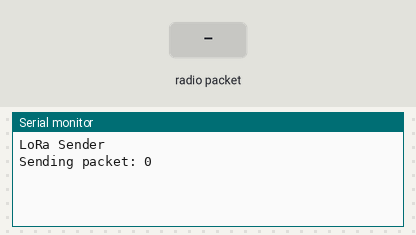
Bench run of a sketch on a simulated Arduino Uno, built with avr-gcc and run on an emulated ATmega328P. On the bench: the last lines printed to the serial monitor. Inputs (shaded band) come from the test bench. No radio packets arrive unless stated.

Above: at 1.2 s.
1.3 s: radio packet "1" arrives
At 2.1 s:
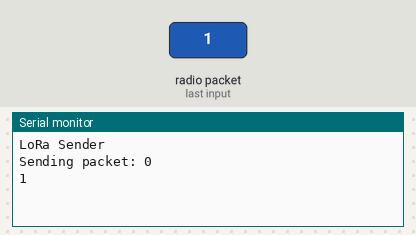
2.8 s: radio packet "0" arrives
At 3.6 s:
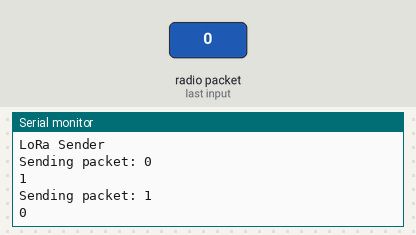
4.3 s: radio packet "2" arrives
At 6.7 s:
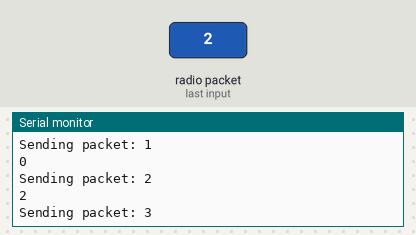
Timing chart, 0 to 8.2 s (numbered marks = the images above; inputs shaded):
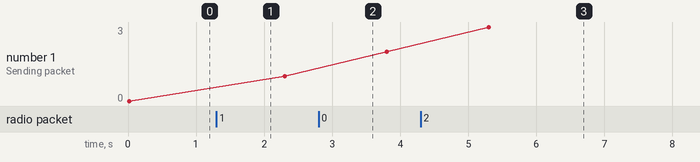

The sketch:

Tour_de_controle.ino
```cpp
#include <SPI.h>
#include <LoRa.h>

int counter = 0;
int cont = 0;

void setup() {
  Serial.begin(9600);
  while (!Serial);

  Serial.println("LoRa Sender");

  if (!LoRa.begin(915E6)) {
    Serial.println("Starting LoRa failed!");
    while (1);
  }
}

void loop() {
  Serial.print("Sending packet: ");
  Serial.println(counter);

  LoRa.beginPacket();
  LoRa.print("ar");
  LoRa.endPacket();
  counter++;
  bool messagerecu = false;
  while(!messagerecu){
    int packetSize = LoRa.parsePacket();
    if (packetSize) {
      String message = "";
      while (LoRa.available()) {
        char Z = (char)LoRa.read();
        message.concat(String(Z));
   }
    Serial.println(message);
    messagerecu = true;
  }
 }
  delay(1000);
}
```

Measured:
- after the input at 1.3 s, the serial monitor: prints a new line at once (image 1)
- after the input at 2.8 s, the serial monitor: prints a new line at once (image 2)
- after the input at 4.3 s, the serial monitor: prints a new line at once (image 3)
- plotted number 1: 0 → 1 after the input at 1.3 s, 1 → 2 after the input at 2.8 s, 2 → 3 after the input at 4.3 s
